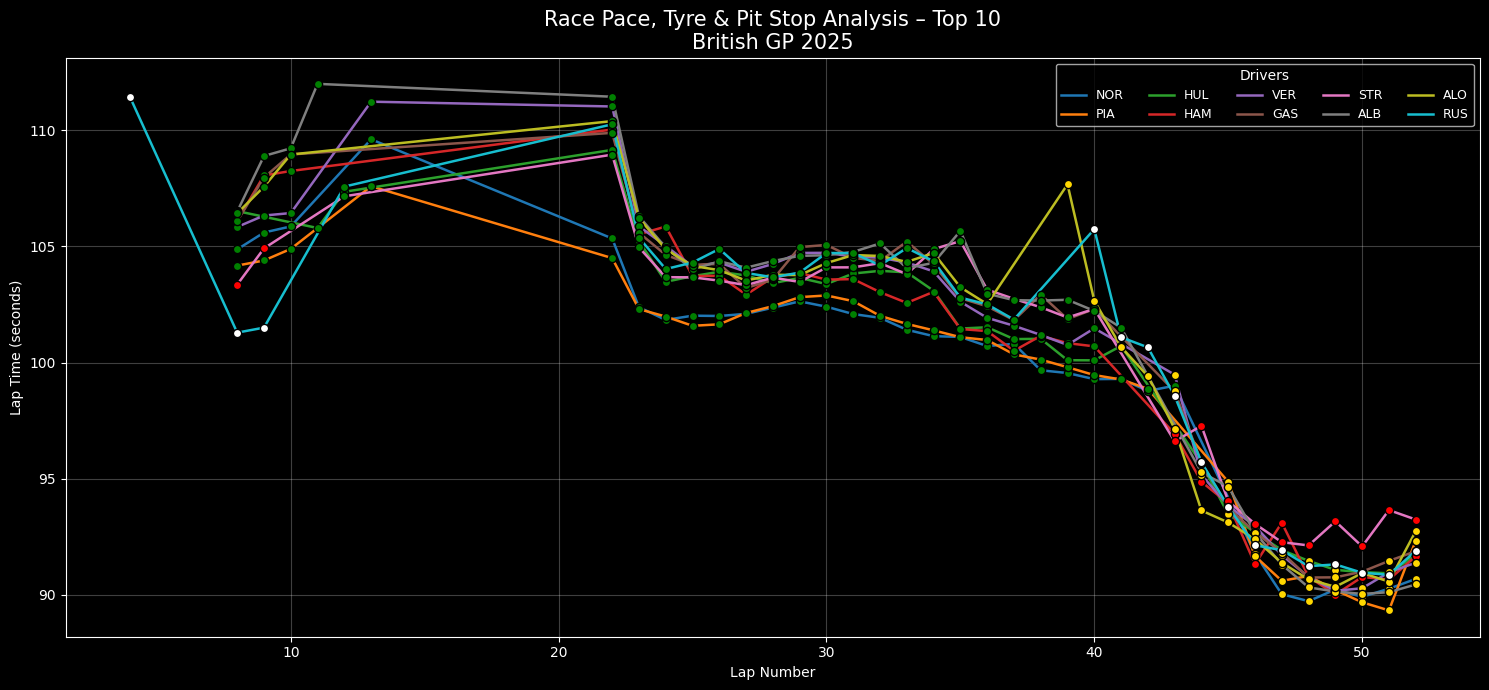

The script that drew this image:
import fastf1
import fastf1.plotting
import matplotlib.pyplot as plt
import numpy as np
import pandas as pd
import os

# =============================
# CONFIG
# =============================
YEAR = 2025
GP = "Silverstone"
SESSION = "R"
CACHE_DIR = "cache"

# =============================
# SETUP (FIX CACHE ERROR)
# =============================
os.makedirs(CACHE_DIR, exist_ok=True)
fastf1.Cache.enable_cache(CACHE_DIR)

fastf1.plotting.setup_mpl()
plt.style.use("dark_background")

# =============================
# LOAD SESSION
# =============================
session = fastf1.get_session(YEAR, GP, SESSION)
session.load()

# =============================
# LOAD & CLEAN LAPS
# =============================
laps = session.laps
laps = laps[laps["IsAccurate"] == True].copy()
laps["LapTimeSec"] = laps["LapTime"].dt.total_seconds()

# =============================
# TOP 10 FINISHERS
# =============================
results = session.results.sort_values("Position").head(10)
drivers = results["Abbreviation"].tolist()
laps = laps[laps["Driver"].isin(drivers)]

# =============================
# COLORS (VERSION-PROOF)
# =============================
cmap = plt.cm.get_cmap("tab10", len(drivers))
driver_colors = {drv: cmap(i) for i, drv in enumerate(drivers)}

tyre_colors = {
    "SOFT": "red",
    "MEDIUM": "gold",
    "HARD": "white",
    "INTERMEDIATE": "green",
    "WET": "blue"
}

# =============================
# PLOT
# =============================
plt.figure(figsize=(15,7))

for drv in drivers:
    drv_laps = laps[laps["Driver"] == drv]

    # Race pace
    plt.plot(
        drv_laps["LapNumber"],
        drv_laps["LapTimeSec"],
        color=driver_colors[drv],
        linewidth=1.8,
        label=drv
    )

    # Tyre compound markers
    for compound, group in drv_laps.groupby("Compound"):
        plt.scatter(
            group["LapNumber"],
            group["LapTimeSec"],
            color=tyre_colors.get(compound, "gray"),
            s=35,
            edgecolors="black",
            zorder=3
        )

    # Pit stop markers
    pit_laps = drv_laps[drv_laps["PitInTime"].notna()]
    for lap in pit_laps["LapNumber"]:
        plt.axvline(
            lap,
            color=driver_colors[drv],
            linestyle="--",
            alpha=0.25,
            linewidth=1
        )

# =============================
# LABELS
# =============================
plt.title(
    "Race Pace, Tyre & Pit Stop Analysis – Top 10\nBritish GP 2025",
    fontsize=15
)
plt.xlabel("Lap Number")
plt.ylabel("Lap Time (seconds)")
plt.grid(alpha=0.25)
plt.legend(title="Drivers", ncol=5, fontsize=9)
plt.tight_layout()
plt.show()
